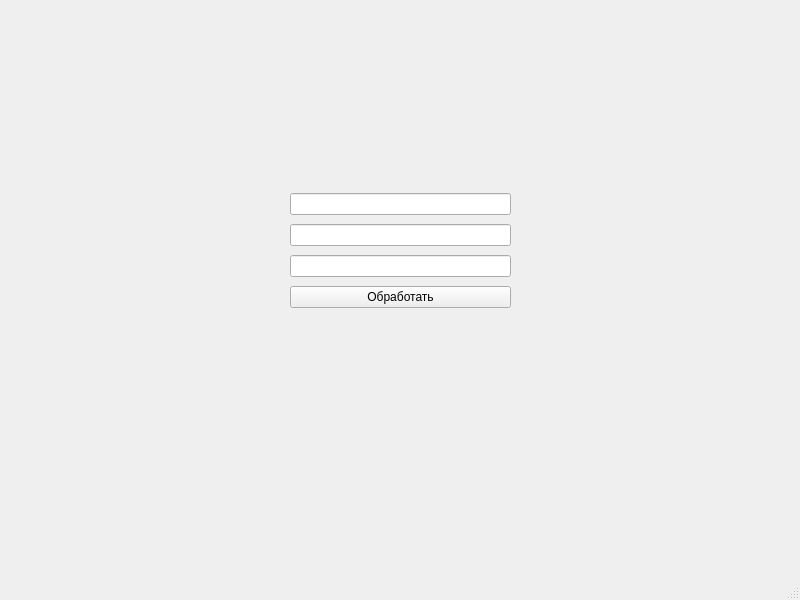
<?xml version="1.0" encoding="UTF-8"?>
<ui version="4.0">
 <class>MainWindow</class>
 <widget class="QMainWindow" name="MainWindow">
  <property name="geometry">
   <rect>
    <x>0</x>
    <y>0</y>
    <width>800</width>
    <height>600</height>
   </rect>
  </property>
  <property name="windowTitle">
   <string>MainWindow</string>
  </property>
  <widget class="QWidget" name="centralwidget">
   <widget class="QWidget" name="layoutWidget">
    <property name="geometry">
     <rect>
      <x>290</x>
      <y>190</y>
      <width>221</width>
      <height>121</height>
     </rect>
    </property>
    <layout class="QVBoxLayout" name="verticalLayout">
     <item>
      <widget class="QLineEdit" name="lineEditX"/>
     </item>
     <item>
      <widget class="QLineEdit" name="lineEditY"/>
     </item>
     <item>
      <widget class="QLineEdit" name="lineEditZ"/>
     </item>
     <item>
      <widget class="QPushButton" name="processButton">
       <property name="text">
        <string>Обработать</string>
       </property>
      </widget>
     </item>
    </layout>
   </widget>
  </widget>
  <widget class="QMenuBar" name="menubar">
   <property name="geometry">
    <rect>
     <x>0</x>
     <y>0</y>
     <width>800</width>
     <height>22</height>
    </rect>
   </property>
  </widget>
  <widget class="QStatusBar" name="statusbar"/>
 </widget>
 <resources/>
 <connections/>
</ui>
